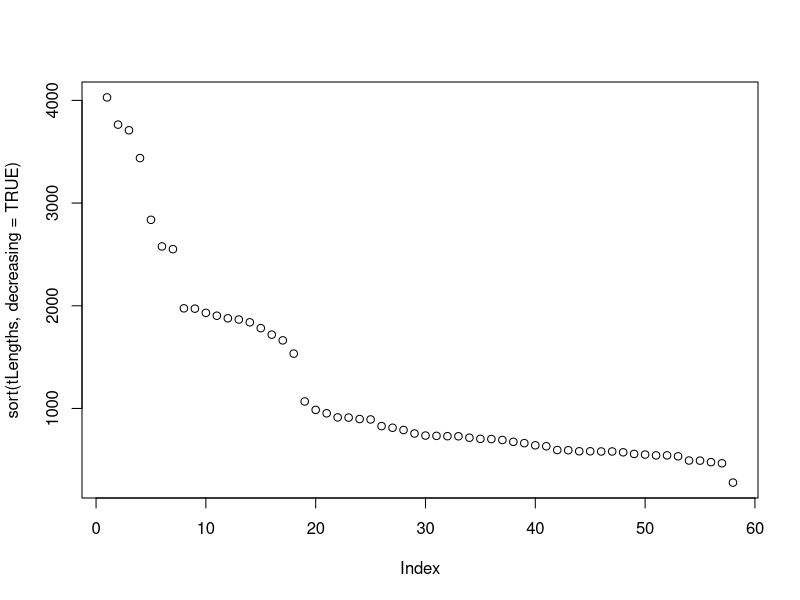
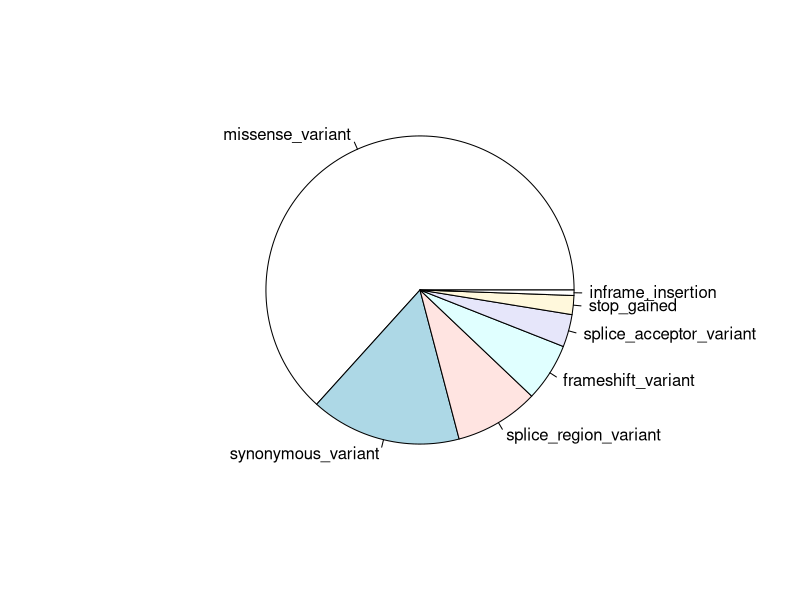

The R script that drew these images, in order: (Note: this script raises an error after producing the figures.)
# dataIntegrationSampleSolutions.R
#
#   +-----------------------------------------------------------------+
#   |                                                                 |
#   |  Do not edit this file!                                         |
#   |                                                                 |
#   +-----------------------------------------------------------------+
#
# Purpose:  Sample solutions for the Data Model workshop unit.
#
# Version: 1.1
#
# Date:    2019  05  12
# Author:  Boris Steipe (boris.steipe@utoronto.ca)
#
# V 1.1    2019 Updates
# V 1.0    First code 2018
#
# TODO:
#
# ==============================================================================


#TOC> ==========================================================================
#TOC>
#TOC>   Section  Title                                     Line
#TOC> ---------------------------------------------------------
#TOC>   1        SCENARIO                                    39
#TOC>   2        READ DATA                                   43
#TOC>   3        EXPLORE DATA                               122
#TOC>   4        INTEGRATE  DATA                            216
#TOC>   4.1        BioMart provides integrated data         235
#TOC>   4.2        Put the data together                    274
#TOC>   5        PLOT THE DATA                              365
#TOC>
#TOC> ==========================================================================


# =    1  SCENARIO  ============================================================

# ...

# =    2  READ DATA  ===========================================================

# Task 2.1: Open coordinates 58,815,001 to 58,915,000 of the hg38 assembly
#           of chromosome 20 in the Ensembl genome browser. What gene is
#           annotated to this region?
#           - Google finds    https://useast.ensembl.org/index.html
#           - Simply enter "human 20:58815001-58915000" into the search field.

# Task 2.2: GNAS is a complex locus with multiple transcripts. Download the
#           transcript coordinates for protein coding genes. Hint: download
#           the data from the corresponding Ensembl gene page.
#           - click on any of the exons to open a pop-up - all exons lead to the
#             same gene: ENSG00000087460
#             https://useast.ensembl.org/Homo_sapiens/Gene/Summary?db=core;g=ENSG00000087460
#           - Click on "Export Data"
#           - Select "CSV (Comma Separated Values)" in the "Feature Fle" section
#           - Check ONLY the "Gene information" checkbox
#           - Click on "Next >"
#           - Choose output format: Text
#           - Save the result page as "ENSG00000087460data.csv"
#           - Read the file into an R data frame called GNAStranscripts.

GNAStranscripts <- read.csv("./data/ENSG00000087460data.csv",
                            header = TRUE,
                            as.is = TRUE)  # Don't convert strings into factors

head(GNAStranscripts)

# Task 2.3  Remove all rows from GNAStranscripts that are not protein coding.
#           - what column are we looking at?
#           "gene_type"
#
#           - what values exist in this column?
unique(GNAStranscripts$gene_type)

#           - how do we subset the data frame to the values we want?
sel <- which(GNAStranscripts$gene_type == "protein_coding")
GNAStranscripts <- GNAStranscripts[sel, ]

#           - how many transcripts do we have? What are their IDs?
(x <- unique(GNAStranscripts$transcript_id))

#           - restrict the rows to contain only Ensembl transcripts. How many
#             transcripts are left?
sel <- grep("^ENST", GNAStranscripts$transcript_id)
GNAStranscripts <- GNAStranscripts[sel, ]
(x <- unique(GNAStranscripts$transcript_id))

# Task 2.4  Calculate the transcript lengths for all transcripts. Store
#           them in a named vector called "tLengths".
#           - many ways to do this, here's one

# initialize a numeric vector, named with unique transcript ids
x <- unique(GNAStranscripts$transcript_id)
tLengths <- numeric(length(x))
names(tLengths) <- x

# iterate over all transcript ids, sum lengths
for (id in names(tLengths)) {
    sel <- which(GNAStranscripts$transcript_id == id)
    l <- 0
    for (idx in sel) {
        l <- l + (GNAStranscripts$end[idx] - GNAStranscripts$start[idx]) + 1
    }
    tLengths[id] <- l
}

plot(sort(tLengths, decreasing = TRUE))

# Task 2.5  Find the GNAS page on the IntOGen cancer driver gene website.
#             https://www.intogen.org/search?gene=GNAS
#           Explore the page. To download the mutation distribution, you need
#           to register (databases need records of who uses them to compete
#           for funding.) You can register and download, or use the file
#           "./data/GNAS-distribution-data.tsv" instead.
#
#           - Read the file into a data frame called "GNASmutations"
GNASmutations <- read.delim("./data/GNAS-distribution-data.tsv",
                            as.is = TRUE)

# =    3  EXPLORE DATA  ========================================================
#
# Task 3.1  View GNASmutations. What do you see?
#           - How many observations of each transcript?
(x <- sort(table(GNASmutations$TRANSCRIPT), decreasing = TRUE))
length(x)

#           - Are there transcripts that are not in our Ensembl table?
#               (hint: use the %in% operator)
#             %in% is one of the most important operators in data analysis,
#             I need it practically every day!
#             Here is a prototype example:
c("C", "A", "B") %in% c("E", "A", "D", "C", "G")  # TRUE TRUE FALSE
c("E", "A", "D", "C", "G") %in% c("C", "A", "B")  # FALSE TRUE FALSE TRUE FALSE
#             - The output is a boolean vector;
#             - it has the length of the first set;
#             - it is TRUE for every element of the first set that
#                 appears in the second set.
#             To count TRUE values, we can use the sum(<logical>) approach.
#             or we can use all() or any().
sum(GNASmutations$TRANSCRIPT %in% GNAStranscripts$transcript_id)
all(GNASmutations$TRANSCRIPT %in% GNAStranscripts$transcript_id)

#           - How many of each mutation type?
(x <- sort(table(GNASmutations$MOST_SEVERE), decreasing = TRUE))
length(x)

#           - Plot that!
pie(sort(table(GNASmutations$MOST_SEVERE), decreasing = TRUE))

#           - exclude the splice region variants, since their effect
#             is not predictable.
sel <- ! GNASmutations$MOST_SEVERE == "splice_region_variant"
GNASmutations <- GNASmutations[sel, ]

#           - Are the reference nucleotides correct for our GRCh38 data?
#           Step by step:
#             - extract a data frame of coordinates and reference alleles
myIntRef <- GNASmutations[ , c("START", "REF")]

#             - remove all rows that are not single nucleotides
myIntRef <- myIntRef[ (myIntRef$REF %in% c("A", "C", "G", "T")), ]  # or ...
myIntRef <- myIntRef[grep("[ACGT]", myIntRef$REF), ]

#             - look at it. Now remove all duplicates:
sel <- duplicated(myIntRef$START)
myIntRef <- myIntRef[! sel, ]

#             - calculate offset to mySeq position 1
#                 We downloaded from 20:58815001-58915000 - therefore a
#                 position i in myseq is i + 58815000 on chr20.
#
#             - look at the numbers. What's going on?
#
#             Apparently IntOGen uses GRCh37 coordinates!
#             Always confirm and test your data!!!
#
#             - How do we recover?
#             Easy: since everything is in a script, we simply re-run our script
#             on GRCh37 archive data!
#
#             - Let's first rename mySeq
mySeq38 <- mySeq
#
#             - next we find a gene source for GRCh37.
#               GRCh37 data are available in a stable archive at ensembl:
#               http://grch37.ensembl.org/index.html
#
#               Navigate to that page, select "human" in the search box and
#               enter GNAS.
#
#               ... find "GRCh37 full archive ..." on that page and click "Go".
#               To download the GRCh37 sequence (istead of our GRCh38
#               coordinates) ... the following URL will work:
# https://grch37.ensembl.org/Homo_sapiens/Export/Output/Location?db=core;output=fasta;r=20:57410001-57510000;genomic=unmasked;_format=Text
#
#             - save the output as chr20-100kbp.37.fasta
#             - then read it with
mySeq37 <- readFASTA("./data/chr20-100kbp.37.fasta")
#
#             - (verifications as before)
#
#             - calculate offset to mySeq position 1
#                 We downloaded from 20:57410001-57510000 - therefore a
#                 position i in myseq is i + 57410000 on chr20.
OFFSET <- 57410000
#
#             - Now we can extract our nucleotides ...
myGenomeRef <- data.frame(START = myIntRef$START,
                          REF = mySeq37[(myIntRef$START - OFFSET)],
                          stringsAsFactors = FALSE)
#               ... and compare:
all(myIntRef$REF == myGenomeRef$REF, na.rm = TRUE)
#             Very nice.


# =    4  INTEGRATE  DATA  =====================================================

# The resulting data is all over the place. We have a table with transcript
# annotations, a derived vector of lengths, some of our coordinates are
# from GRCh37, some are GRCh38. Integrating this might be messy ...
# we'll explore BioMart, a versatile integration solution.
#
#
# Now: what do we need to integrate for our plot?
# - we need genomic coordinates, because that's what our sequencing
#   experiments and variant calling return;
# - we need the coding sequence
# - we need the codon positions/translation
# - we need the mutations that are mapped to the sequence of interest
#
# ==   4.1  BioMart provides integrated data  ==================================
#
# Navigate to http://www.ensembl.org/. Click on BioMart. Getting data
# from BioMart involves four steps:
# - Choose the Database: here - choose Ensembl Genes 92
# - Choose the Dataset:  here - choose Human Genes (GRCh38 p.13)
# - Choose Filters:      explore what's available. The Gene ID for GNAS is
#                          ENSG00000087460. Set this as the filter.
#
# - Choose Attributes:   explore what's available. Most importantly, we need a
#                        gene model. (Actually I haven't found a downloadable
#                        gene model for human genes anywhere else. Or do you
#                        know of a source?) How do we get a gene model from
#                        BioMart?
#  >>> - select Structures
#  >>> - in Gene, choose:
#          - Gene stable ID
#          - Transcript stable ID
#      - in Exon, choose:
#          - Exon rank in transcript
#          - Genomic coding start
#          - Genomic coding end
#          - Exon stable ID
#
# Once you have selected what you need  - or just to explore what you selected,
# as a preview - click "Results". Finally select ...
# "Export all results to" ... "File" "TSV" , and "Go". Inspect the resulting
# file. But hold on ... are these the coordinates we need? No: we need this for
# GRCh37. Rather than repeat everything, just work with the (supplied) correct
# gene model coordinates in the "sampleSolutions" folder.
#
#      >>>    c.f. ./sampleSolutions/GNASgeneModels.37.tsv
#
#             - Read the data into a data frame, call it GNASmodels

GNASmodels <- read.delim("./sampleSolutions/GNASgeneModels.37.tsv",
                         as.is = FALSE)

# ==   4.2  Put the data together  =============================================
#
# Task 4.2.1 Create a data frame for a GNAS-2 gene model according to the
#            following specifications:
#
#     -  Choose data for  ENST00000371095 (codes for ENSP00000360136 / NP_536351
#          / GNASS / GNAS-2 / isoform of P36092)
#     -  call the data frame GNAS2model and store columns "start" and "end" for
#        each CDS segment

sel <- grep("ENST00000371095", GNASmodels$Transcript.stable.ID)
GNAS2Model <- data.frame(start = GNASmodels$Genomic.coding.start[sel],
                         end   = GNASmodels$Genomic.coding.end[sel])

#     -  Make sure the segments are in the correct order.
GNAS2Model

# >>>> Hey!
GNASmodels$Exon.rank.in.transcript[sel]

# >>> ... can't be too careful! We need to fix the order.
GNAS2Model <- GNAS2Model[order(GNAS2Model$start), ]

# Task 4.2.2 Create a data frame for GNAS-2 protein annotations, according to
#            the  following specifications:
#
#     -  Call it GNAS2protein
#     -  It should have one row for each nucleotide in the CDS
#     -  Give it the following columns:
#           GNAS2protein$coord     - the genomic coordinates
#           GNAS2protein$nuc       - the actual nucleotide
#           GNAS2protein$codonPos  - 1,2 or 3: the codon position
#           GNAS2protein$aa        - The amino acid (in codon position 1 only)
#           GNAS2protein$iCodon    - The codon index (in all three positions)


coord2vec <- function(m) {
    v <- numeric()
    for (i in 1:nrow(m)) {
        v <- c(v, m$start[i]:m$end[i])
    }
    return(v)
}

GNAS2protein <- data.frame(coords = coord2vec(GNAS2Model))
GNAS2protein$nuc <- mySeq37[GNAS2protein$coords - OFFSET]
GNAS2protein$codonPos <- 1:3

if (! requireNamespace("seqinr")) {
    install.packages("seqinr")
}
x <- seqinr::translate(GNAS2protein$nuc)

tail(GNAS2protein) # looking good
paste(x, collapse = "")  # is this correct?

GNAS2protein$aa <- " "
sel <- which(GNAS2protein$codonPos == 1)
GNAS2protein$aa[sel]     <- translate(GNAS2protein$nuc)

GNAS2protein$iCodon <- floor((0:(nrow(GNAS2protein) - 1)) / 3) + 1


# Task 4.2.2 Create a data frame for GNAS-2 protein mutations, according to
#            the  following specifications:
#     -  Call it GNAS2mut
#     -  Get all rows from GNASmutations where the positions fall
#          into the GNAS-2 CDS

sel <- which(GNASmutations$START %in% GNAS2protein$coords)
GNAS2mut <- GNASmutations[sel, ] # Note: technically, not all of these have been
                                 # observed on the GNAS2 transcript, allthough
                                 # they all fall into the GNAS2 CDS

# >>> confirm that the reference nucleotides are the nucleotides we have
#     in GNAS2protein
idx <- grep("[ACGT]", GNAS2mut$REF)
for (i in idx) {
    cat(sprintf("%d - %s - %s\n",
                GNAS2mut$START[i],
                GNAS2mut$REF[i],
                GNAS2protein$nuc[GNAS2protein$coords == GNAS2mut$START[i]]))
}

table(GNAS2mut$START)  # how many of each?


# =    5  PLOT THE DATA  =======================================================
#
# Time for a Lolliplot

# Task 5.1 What categories of effects do we have?
unique(GNAS2mut$MOST_SEVERE)

# Task 5.2 Define colors for the categories - (Hint: pick a palette e.g. with
#          https://color.adobe.com/ You are looking for a divergent spectrum
#          that emphasizes similar vs. different effects.
#
#          e.g. "#D42823AA"      # "frameshift_variant"
#               "#FC7B14AA"      # "missense_variant"
#               "#ED69A7AA"      # "stop_gained"
#               "#CAD1FAAA"      # "synonymous_variant"
#
#          - also define a color for a rectangle that symbolizes the
#            protein:
colProtein <- "#82A2D1"

#          - to work with the effect categories, put them into a
#            data frame: eff$effects - the effects
#                        eff$cols    - the colours
#                        eff$heights - the vertical positions
#          - give the data frame rownames of the effects, so it's easy
#            to fetch data by rowname

eff <- data.frame( effects = sort(unique(GNAS2mut$MOST_SEVERE)),
                   cols = c("#D42823A3",   # "frameshift_variant"
                            "#FC7B14A3",   # "missense_variant"
                            "#ED69A7A3",   # "stop_gained"
                            "#CAD1FAA3"),  # "synonymous_variant"
                   heights = c(1.7, 3.0, 2.3, 1.0),
                   stringsAsFactors = FALSE)
rownames(eff) <- eff$effect

#  >>> let's verify our colors: looking good?
barplot(rep(10, 4),
        axes = FALSE,
        names.arg = eff$effects,
        las = 2,
        cex.names = 0.5,
        col = eff$cols)


# Task 5.3 Compile the mutations by amino acid and mutation type.
#          - define a matrix with rows for each mutated position,
#            columns for each effect category. Give it rownames() of
#            positions, colnames() of effects - so we can easily
#            access data by position and mutation type. Call the matrix
#            mMut

sel <- which(GNAS2protein$coords %in% GNAS2mut$START)
positions <- unique(GNAS2protein$iCodon[sel])
mMut <- matrix(numeric(length(positions) * nrow(eff)), ncol = nrow(eff))
rownames(mMut) <- positions
colnames(mMut) <- eff$effects

#          - iterate over all mutations, find which sequence position it
#            affects with which effect, and increment the value you find
#            in the mMut matrix.

for (i in 1:nrow(GNAS2mut)) {
    sel <- which( GNAS2protein$coords  %in% GNAS2mut$START[i])
    pos <- as.character(GNAS2protein$iCodon[sel])
    e <- GNAS2mut$MOST_SEVERE[i]
    mMut[pos, e] <- mMut[pos, e] + 1
}

# Task 5.4 Prepare for plotting.
#          - How do we draw circles on the plot?

# >>> We could use the draw.circle() function in the
# plotrix package - but that won't work if we don't take care to set the aspect
# ratio of the plot to 1. Better to use plotting symbols and vary their size.
# The symbol we need is number 21:
plot(1:4,
     rep(1,4),
     pch = 21,
     xlim = c(0, 5),
     axes = FALSE, xlab = "", ylab = "",
     cex = seq(1, 8, length.out = 4),
     col = "#555555",
     bg = eff$cols)


#          - What size should the circles have?
# >>> write a function to calculate plot symbol sizes
n2cex <- function(n, nMax) {
    cMax <- 5
    return((n / nMax) * cMax)
}

#          - How do we put graphic elements on a plot in principle?
#          (Hint: draw an empty plot of the correct size, then add
#                 lines(), points(), rectangle(), polygon() or text().
#                 Also add axes(). And a legend. And a title.)



# Task 5.4 Define a layout - x, and y ddimensions
# >>> x- axis from 0 to sequence length + 1
#     y axis from 0 to 5, centering the four circle categories on 1 to 4
#
# Task 5.5. Plot ...
#           - an empty frame to setup the coordinates...
plot(0, 0,
     type = "n",
     xlim = c(0, ceiling(max(GNAS2protein$iCodon) / 100) * 100),
     ylim = c(0, nrow(eff) + 2),
     xlab = "GNAS-2 sequence position",
     ylab = "",
     main = "CDS mutations by effect and frequency",
     axes = FALSE)

#            - draw a rectangle for the protein ...
rect(xleft = 1,
     ybottom = 0,
     xright = max(GNAS2protein$iCodon),
     ytop = 0.15,
     col = colProtein)

#           - and an axis at the bottom ...
axis(side = 1)


#            -  then plot the mutations for all positions and categories ...
nMax <- max(mMut)

for (i in 1:nrow(mMut)) {
    for (j in 1:ncol(mMut)) {
        if ((n <- mMut[i, j]) > 0) {
            x <- as.numeric(rownames(mMut)[i])
            y <- eff[colnames(mMut)[j], "heights"]
            thisCol <- eff[colnames(mMut)[j], "cols"]
            # draw a line
            lines(c(x, x), c(0.15, y), col = "#00000033")
            # draw the circle
            points(x, y, pch = 21, cex = n2cex(n, nMax), bg = thisCol)
        }
    }
}

#            - finally, plot a legend
# >>> order it correctly
ord <- order(eff$heights, decreasing = TRUE)
legend("topright",
       eff$effects[ord],
       cex = 0.9,
       fill = eff$cols[ord],
       bty = 'n',
       border = "#000000")

# Done.

# [END]
